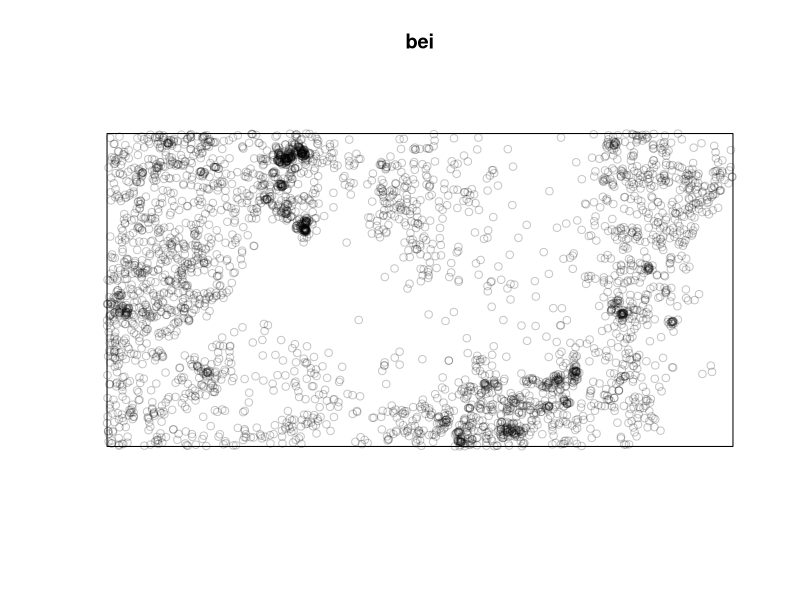
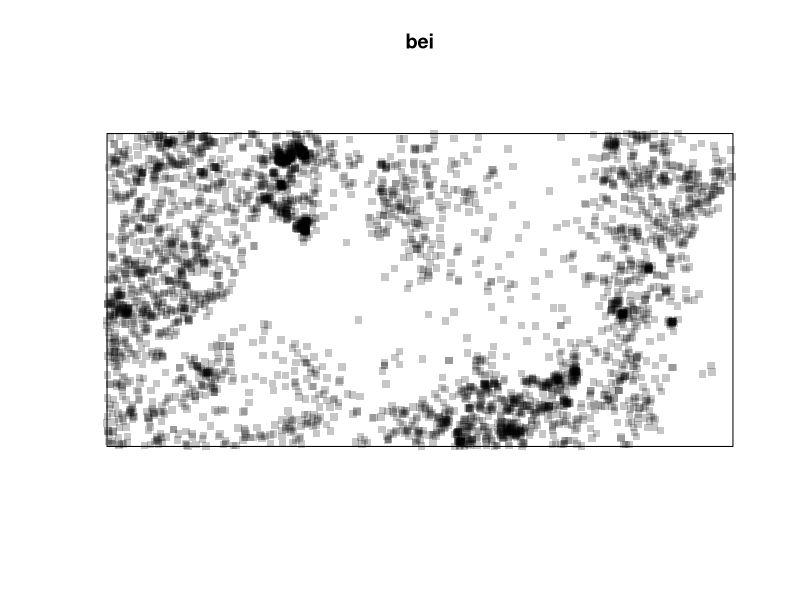
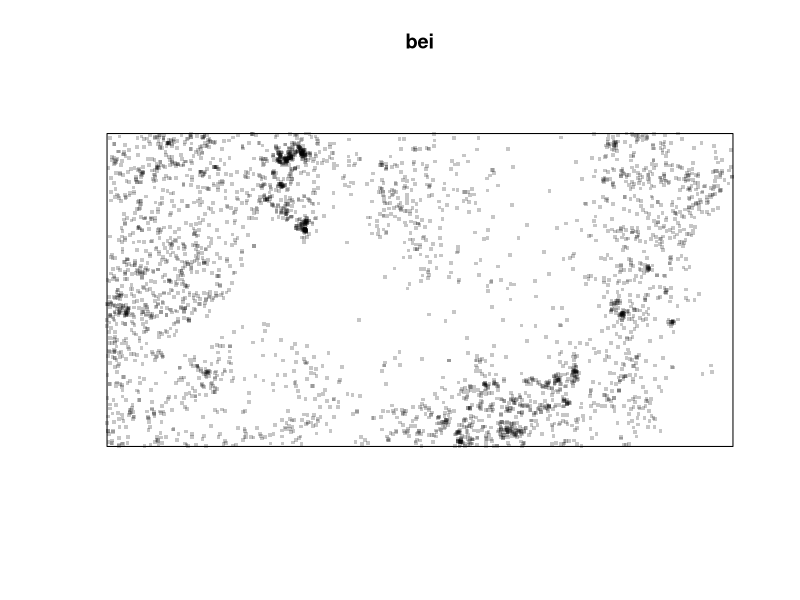
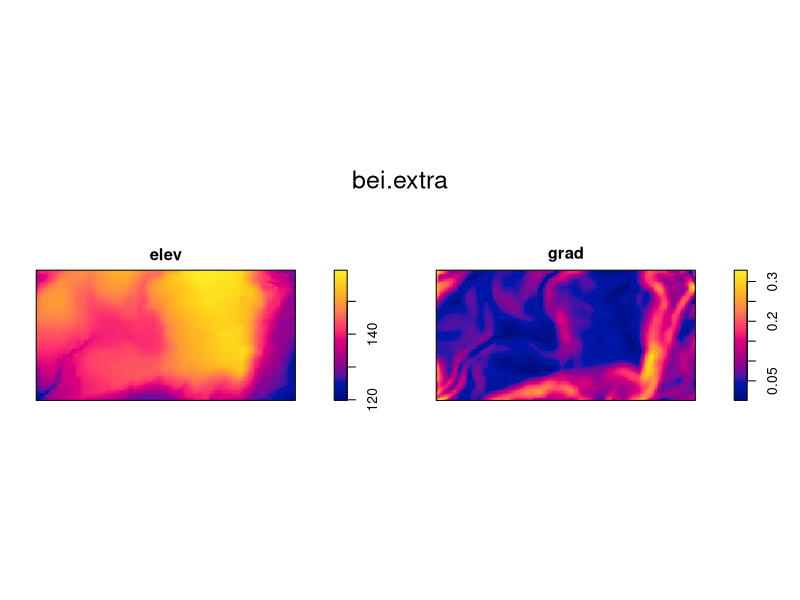
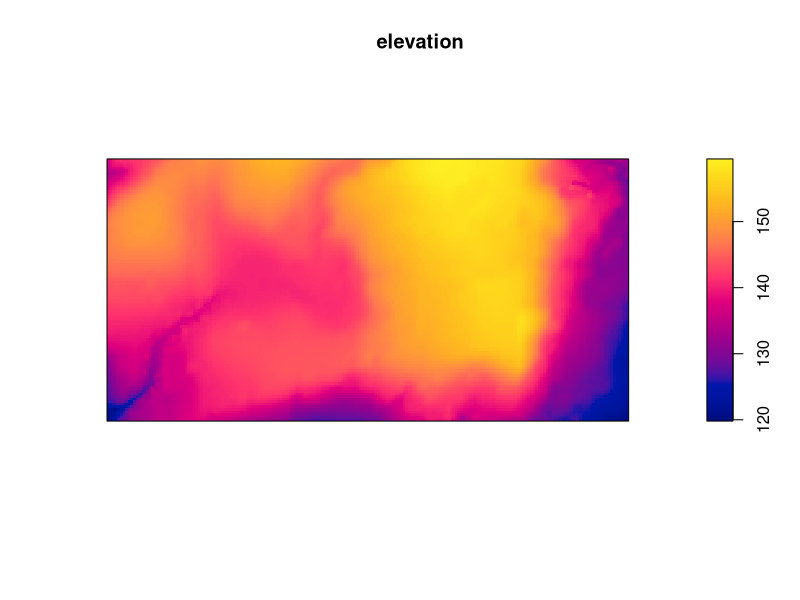
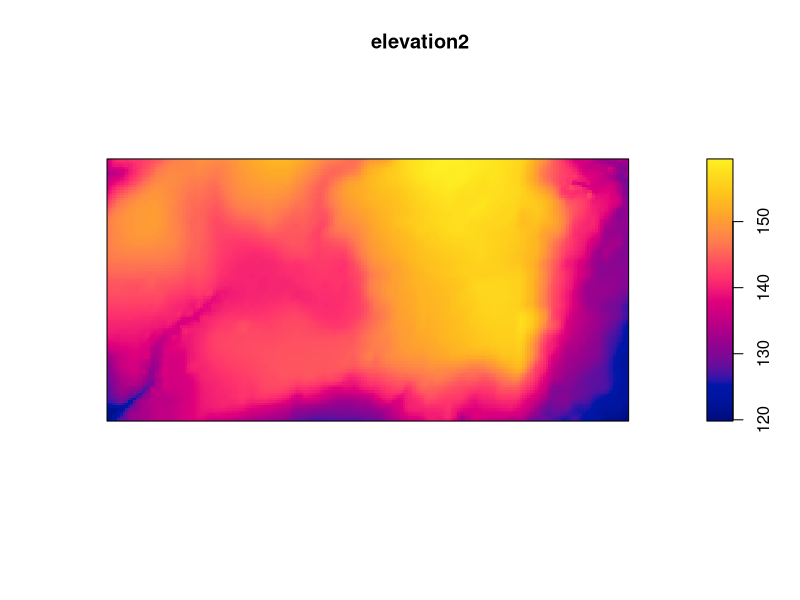

The R script that drew these images, in order:
# R code for population density

# Installing packages
install.packages("spatstat")

#Using the package(s)
library(spatstat)

# Recall the data
bei

# Looking at the plot in space
plot(bei)

# Changing the pch
plot(bei, pch=15)

# Decreasing the dimension
plot(bei, pch=15, cex=.5)

# Drivers
bei.extra

# Plotting variables
plot(bei.extra)

# Subsetting a dataset: NEW CONCEPT!
# There are 2 different meters to make a subset:
# first: name of the variable and a $ symbol
# second: number of the layer and [] for tables and [[]] for map layers

elevation <- bei.extra$elev
#output
elevation

# Plot elevation
plot(elevation)

# Subset by the number of the layer/variable
elevation2 <- bei.extra[[1]]

# In case bei.extra was a table: bei.extra[1]

# Plot the new object
plot(elevation2)
